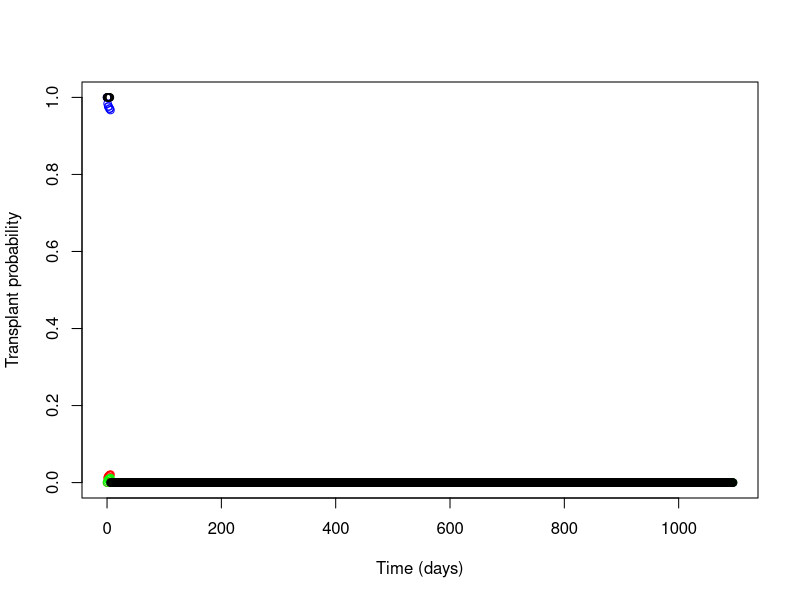

Write R code to recreate this figure.
## Set work area/libname ##
## setwd("doc/Jenny-Rachel-R")

## Import data ##
survdata <- read.csv("lung wlist surv.csv")
param <- read.csv("wlist param.csv")
attach(survdata)
attach(param)

## Check data ##
head(survdata)
head(param)

## Adjusted capH will be - log(tx_surv) * exp(XB) ##

adjcox <- function(cent = "Newcastle", sex = 1, disgrp = "COPD", pred = "0", inhosp = 1, nyha = 3, age = 51, prevthor = 1, bld = "O", bmi = 23, fvc = 1.9) {
  
  
  ## Calculate individual xbeta terms ##
  
  #Sex #
  if(sex == 1){tx_xbeta_sex = tx_sex_1 ; rem_xbeta_sex = rem_sex_1}
  if(sex == 2){tx_xbeta_sex = tx_sex_2 ; rem_xbeta_sex = rem_sex_2}

  #Disease group #
  if(disgrp == "COPD"){tx_xbeta_dis = tx_dis_copd; rem_xbeta_dis = rem_dis_copd}
  if(disgrp == "CF"){tx_xbeta_dis = tx_dis_cf; rem_xbeta_dis = rem_dis_cf}
  if(disgrp == "Other"){tx_xbeta_dis = tx_dis_oth; rem_xbeta_dis = rem_dis_oth}
  if(disgrp == "PF"){tx_xbeta_dis = tx_dis_pf; rem_xbeta_dis = rem_dis_pf}
  
  #Prednisolone group #
  if(pred == "0"){tx_xbeta_pred = tx_pred_0; rem_xbeta_pred = rem_pred_0}
  if(pred == "1-14"){tx_xbeta_pred = tx_pred_1_14; rem_xbeta_pred = rem_pred_1_14}
  if(pred == ">=15"){tx_xbeta_pred = tx_pred_15; rem_xbeta_pred = rem_pred_15}
  
  #In hospital #
  if(inhosp == 1){tx_xbeta_hosp = tx_in_hosp_1; rem_xbeta_hosp = rem_in_hosp_1}
  if(inhosp == 2){tx_xbeta_hosp = tx_in_hosp_2; rem_xbeta_hosp = rem_in_hosp_2}
  
  #NYHA #
  if(nyha == 1){tx_xbeta_nyha = tx_nyha_1; rem_xbeta_nyha = rem_nyha_1}
  if(nyha == 2){tx_xbeta_nyha = tx_nyha_2; rem_xbeta_nyha = rem_nyha_2}
  if(nyha == 3){tx_xbeta_nyha = tx_nyha_3; rem_xbeta_nyha = rem_nyha_3}
  if(nyha == 4){tx_xbeta_nyha = tx_nyha_4; rem_xbeta_nyha = rem_nyha_4}
  
  #Previous thoracotomy #
  if(prevthor == 1){tx_xbeta_prevthor = tx_prev_thor_1; rem_xbeta_prevthor = rem_prev_thor_1}
  if(prevthor == 2){tx_xbeta_prevthor = tx_prev_thor_2; rem_xbeta_prevthor = rem_prev_thor_2}
  
  #Blood group #
  if(bld == "O"){tx_xbeta_bld = tx_bld_1; rem_xbeta_bld = rem_bld_1}
  if(bld == "A"){tx_xbeta_bld = tx_bld_2; rem_xbeta_bld = rem_bld_2}
  if(bld == "B"){tx_xbeta_bld = tx_bld_3; rem_xbeta_bld = rem_bld_3}
  if(bld == "AB"){tx_xbeta_bld = tx_bld_4; rem_xbeta_bld = rem_bld_4}
  
  #BMI #
  tx_xbeta_bmi = (bmi - 23) * tx_bmi
  rem_xbeta_bmi = (bmi - 23) * rem_bmi
  
  #FVC #
  tx_xbeta_fvc = (fvc - 1.9) * tx_fvc
  rem_xbeta_fvc = (fvc - 1.9) * rem_fvc
  
  #Age #
  
  #Spline patient terms #
  pt_rage_x1 <- age
  pt_rage_x2 <- ((max((pt_rage_x1 - 21)** 3, 0) - max((pt_rage_x1 - 63)** 3, 0)) / (63-21)) - ((max((pt_rage_x1 - 56)** 3, 0) - max((pt_rage_x1 - 63)** 3, 0)) / (63-56))
  pt_rage_x3 <- ((max((pt_rage_x1 - 44)** 3, 0) - max((pt_rage_x1 - 63)** 3, 0)) / (63-44)) - ((max((pt_rage_x1 - 56)** 3, 0) - max((pt_rage_x1 - 63)** 3, 0)) / (63-56))
  
  #Spline baseline terms #
  base_rage_x1 <- 51
  base_rage_x2 <- ((max((base_rage_x1 - 21)** 3, 0) - max((base_rage_x1 - 63)** 3, 0)) / (63-21)) - ((max((base_rage_x1 - 56)** 3, 0) - max((base_rage_x1 - 63)** 3, 0)) / (63-56))
  base_rage_x3 <- ((max((base_rage_x1 - 44)** 3, 0) - max((base_rage_x1 - 63)** 3, 0)) / (63-44)) - ((max((base_rage_x1 - 56)** 3, 0) - max((base_rage_x1 - 63)** 3, 0)) / (63-56))
  
  #Terms difference #
  rage_x1 <- pt_rage_x1 - base_rage_x1
  rage_x2 <- pt_rage_x2 - base_rage_x2
  rage_x3 <- pt_rage_x3 - base_rage_x3
  
  #xbeta term #
  tx_xbeta_age <- (tx_rage_1 * rage_x1) + (tx_rage_2 * rage_x2) + (tx_rage_3 * rage_x3)
  rem_xbeta_age <- (rem_rage_1 * rage_x1) + (rem_rage_2 * rage_x2) + (rem_rage_3 * rage_x3)
  
  
  ## Total xbetas ##
  tx_xbeta <- sum(tx_xbeta_sex, tx_xbeta_dis, tx_xbeta_pred, tx_xbeta_hosp, tx_xbeta_nyha, tx_xbeta_prevthor, tx_xbeta_bld, tx_xbeta_bmi, tx_xbeta_fvc, tx_xbeta_age)
  rem_xbeta <- sum(rem_xbeta_sex, rem_xbeta_dis, rem_xbeta_pred, rem_xbeta_hosp, rem_xbeta_nyha, rem_xbeta_prevthor, rem_xbeta_bld, rem_xbeta_bmi, rem_xbeta_fvc, rem_xbeta_age)
  
  
  
  ## Calculate cumulative hazard for each term ##
  capHtx <- -log(tx_surv) * exp (tx_xbeta)
  capHrem <- -log(rem_surv) * exp (rem_xbeta)
  
  basehaz <- data.frame(survdata, capHtx, capHrem)
  
  #Restrict to centre #
  centre <- basehaz[rec_unit==cent,]
  
  #Set up for 1 row per every day #
  days <- numeric(length = 1096)
  days <- 0:1095
  
  capHtx2 <- numeric(length = 1096)
  capHrem2 <- numeric(length = 1096)
  
  secondday <- centre$time[2]
  secondday
  
  ## delete second entry for day 0 - S(0) needs to start at 1 - only if second time entry is 0 ##
  
  if(secondday == 0){centre <- centre[-c(2),]}
  
  ## set up new dataset for day 0- 1095 - make sure there are data points for every day ##
  
  smoothed_cent <- data.frame(days)
  smoothed_cent$capHtx <- capHtx2
  smoothed_cent$capHrem <- capHrem2
  
  
  ## impute values from newc ##
  j<-1
  for (i in 1:1096){
    if (smoothed_cent$days[i] == centre$time[j] )
    {  smoothed_cent$capHtx[i] <- centre$capHtx[j]
    smoothed_cent$capHrem[i] <- centre$capHrem[j]
    j <- j + 1}
    else {smoothed_cent$capHtx[i] <- centre$capHtx[j-1]
    smoothed_cent$capHrem[i] <- centre$capHrem[j-1]
    }
  }
  
  
  dim(smoothed_cent)[1]
  
  capS <- numeric(length = dim(smoothed_cent)[1])
  capS[1] <- 1
  capF_tx <- numeric(length = dim(smoothed_cent)[1])
  capF_tx[1] <- 0
  capF_rem <- numeric(length = dim(smoothed_cent)[1])
  capF_rem[1] <- 0
  p_tx <- numeric(length = dim(smoothed_cent)[1])
  p_tx[1] <- 0
  p_rem <- numeric(length = dim(smoothed_cent)[1])
  p_rem[1] <- 0
  h_tx <- numeric(length = dim(smoothed_cent)[1])
  h_tx[1] <- 0
  h_rem <- numeric(length = dim(smoothed_cent)[1])
  h_rem[1] <- 0
  
  sumall <- numeric(length = dim(smoothed_cent)[1])
  sumall[1] <- 0
  
  for (i in 1:6){
  #for (i in 1:(dim(smoothed_cent)[1]-1)){
    h_tx[i] <- smoothed_cent$capHtx[i+1] - smoothed_cent$capHtx[i]
    p_tx[i] <- h_tx[i] * capS[i]
    capF_tx[i+1] <- capF_tx[i] + p_tx[i]
    
    h_rem[i] <- smoothed_cent$capHrem[i+1] - smoothed_cent$capHrem[i]
    p_rem[i] <- h_rem[i] * capS[i]
    capF_rem[i+1] <- capF_rem[i] + p_rem[i]
    
    capS[i+1] <- capS[i] - p_tx[i] - p_rem[i]
    
    sumall[i] <- capS[i] + capF_rem[i] + capF_tx[i]
    
  }
  
  out <- cbind(smoothed_cent, capS, capF_rem, capF_tx, sumall)
  
  return(out)
  

}

test <- adjcox (cent = "Newcastle", sex = 2, disgrp = "CF", inhosp = 2, bmi = 26, fvc = 3, bld = "A", age = 18, pred = "1-14", nyha = 2, prevthor = 2)

#Plotting the output #
plot(y = test$capF_tx, x = test$days, ylab = "Transplant probability", xlab = "Time (days)", ylim = c(0, 1), col = "red")
points(y = test$capS, x = test$days, col = "blue")
points(y = test$capF_rem, x = test$days, col="green")
points(y = test$sumall, x = test$days, col="black")

